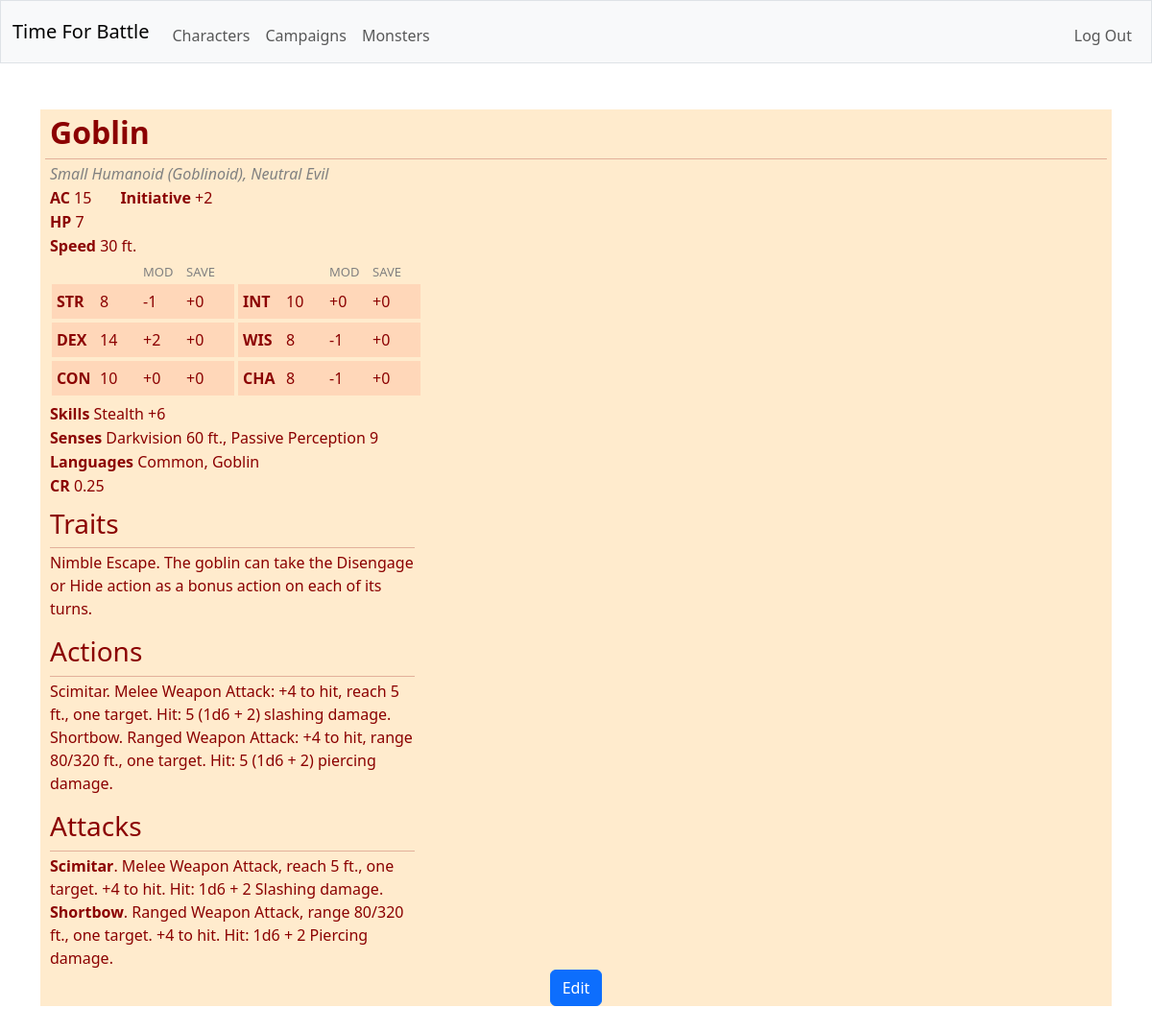
Screenshot of /monster/1 (signed in) with the database file from the repository.
### tables this page shows
CREATE TABLE creatures (id INTEGER PRIMARY KEY NOT NULL, user_id INTEGER NOT NULL, is_player INTEGER NOT NULL, name TEXT NOT NULL, size TEXT NOT NULL, alignment TEXT NOT NULL, armor_class TEXT NOT NULL, max_hitpoints INTEGER NOT NULL, initiative_bonus INTEGER NOT NULL, speed TEXT NOT NULL, strength INTEGER NOT NULL, dexterity INTEGER NOT NULL, constitution INTEGER NOT NULL, intelligence INTEGER NOT NULL, wisdom INTEGER NOT NULL, charisma INTEGER NOT NULL, strength_save_bonus INTEGER NOT NULL, dexterity_save_bonus INTEGER NOT NULL, constitution_save_bonus INTEGER NOT NULL, intelligence_save_bonus INTEGER NOT NULL, wisdom_save_bonus INTEGER NOT NULL, charisma_save_bonus INTEGER NOT NULL, skills TEXT NOT NULL, senses TEXT NOT NULL, languages TEXT NOT NULL, traits TEXT NOT NULL, FOREIGN KEY (user_id) REFERENCES users(id));

CREATE TABLE monsters (creature_id INTEGER NOT NULL, type TEXT NOT NULL, challenge_rating TEXT NOT NULL, vulnerabilities TEXT NOT NULL, resistances TEXT NOT NULL, immunities TEXT NOT NULL, actions TEXT NOT NULL, bonus_actions TEXT NOT NULL, reactions TEXT NOT NULL, legendary_actions TEXT NOT NULL, FOREIGN KEY (creature_id) REFERENCES creatures(id));

CREATE TABLE attacks (id INTEGER PRIMARY KEY NOT NULL, creature_id INTEGER NOT NULL, name TEXT NOT NULL, bonus INTEGER NOT NULL, description TEXT, FOREIGN KEY (creature_id) REFERENCES creatures(id));

CREATE TABLE damages (id INTEGER PRIMARY KEY NOT NULL, count INTEGER NOT NULL, size INTEGER NOT NULL, bonus INTEGER NOT NULL, type TEXT NOT NULL, on_save INTEGER, trigger_id TEXT NOT NULL);

### app.py (the view, shortened to what this page needs)
@app.route("/monster/<creature_id>")
@login_required
def view_monster(creature_id):
    with sqlite3.connect(database) as conn:
        conn.row_factory = sqlite3.Row
        cur = conn.cursor()
        cur.execute(
            "SELECT * FROM creatures LEFT JOIN monsters ON monsters.creature_id = creatures.id WHERE is_player = ? and id = ?",
            (0, creature_id)
        )
        rows = [dict(row) for row in cur.fetchall()]
    if len(rows) != 1:
        return error("not found", 404)
    monster = rows[0]
    with sqlite3.connect(database) as conn:
        conn.row_factory = sqlite3.Row
        cur = conn.cursor()
        cur.execute(
            "SELECT * FROM attacks WHERE creature_id = ?",
            (creature_id,)
        )
        monster["attacks"] = [dict(row) for row in cur.fetchall()]
    for attack in monster["attacks"]:
        with sqlite3.connect(database) as conn:
            conn.row_factory = sqlite3.Row
            cur = conn.cursor()
            cur.execute(
                "SELECT * FROM damages WHERE trigger_id = ?",
                ("a:" + str(attack["id"]),)
            )
            attack["damages"] = [dict(row) for row in cur.fetchall()]
    with sqlite3.connect(database) as conn:
        conn.row_factory = sqlite3.Row
        cur = conn.cursor()
        cur.execute(
            "SELECT * FROM abilities WHERE creature_id = ?",
            (creature_id,)
        )
        monster["abilities"] = [dict(row) for row in cur.fetchall()]
    with sqlite3.connect(database) as conn:
        conn.row_factory = sqlite3.Row
        cur = conn.cursor()
        cur.execute(
            "SELECT * FROM resources WHERE creature_id = ?",
            (creature_id,)
        )
        monster["resources"] = [dict(row) for row in cur.fetchall()]
    return render_template("monster.html", monster=monster, user=session["user_id"])

### templates/monster.html (shortened to what this page needs)
{% extends "layout.html" %}
{% block main %}
    {% include "monster_statblock.html" %}
{% endblock %}

### templates/monster_statblock.html (shortened to what this page needs)
{% block statblock %}
    <div class="statblock_container">
        <div id="monster_name" class="name_span">
            <h2 id="monster_name" class="name_label">{% if monster is defined %}{{ monster.name }}{% endif %}</h2>
        </div>
        <hr style="margin: 3px 5px 3px 5px">
        <div class="statblock">
            <div id="monster_general_info">
                <ul style="max-width: 450px;">
                    <li>
                        <span>
                            <label id="monster_type" class="type_label"><em>{% if monster is defined %}{{ monster.size }} {{ monster.type }}, {{ monster.alignment }}{% endif %}</em></label>
                        </span>
                    </li>
                    <li>
                        <span style="justify-content: left;">
                            <label id="monster_armor_class"><strong>AC </strong>{% if monster is defined %}{{ monster.armor_class }}{% endif %}</label>
                            <label id="monster_initiative_bonus"><strong>Initiative </strong>{% if monster is defined %}{% if monster.initiative_bonus >= 0 %}+{% endif %}{{ monster.initiative_bonus }}{% endif %}</label>
                        </span>
                    </li>
                    <li>
                        <span>
                            <label id="monster_max_hitpoints"><strong>HP </strong>{% if monster is defined %}{{ monster.max_hitpoints }}{% endif %}</label>
                        </span>
                    </li>
                    <li>
                        <span>
                            <label id="monster_speed"><strong>Speed </strong>{% if monster is defined %}{{ monster.speed }}{% endif %}</label>
                        </span>
                    </li>
                </ul>
            </div>
            <div id="monster_attributes">
                <ul style="max-width: 450px;">
                    <li style="min-height: 20px;">
                        <span class="attribute_column_span">
                            <label class="attribute_column_label"></label>
                            <label class="attribute_column_label"></label>
                            <label class="attribute_column_label">MOD</label>
                            <label class="attribute_column_label">SAVE</label>
                        </span>
                        <span class="attribute_column_span">
                            <label class="attribute_column_label"></label>
                            <label class="attribute_column_label"></label>
                            <label class="attribute_column_label">MOD</label>
                            <label class="attribute_column_label">SAVE</label>
                        </span>
                    </li>
                    <li>
                        <span class="attribute_span">
                            <label class="attribute_label"><b>STR</b></label>
                            <label id="monster_strength" class="attribute_label">{% if monster is defined %}{{ monster.strength }}{% endif %}</label>
                            <label id="monster_strength_mod" class="attribute_label">{% if monster is defined %}{% if monster.strength > 9 %}+{% endif %}{{ ((monster.strength | float - 10) / 2) | round(0, 'floor') | int }}{% endif %}</label>
                            <label id="monster_strength_save_bonus" class="attribute_label">{% if monster is defined %}{% if monster.strength_save_bonus >= 0 %}+{% endif %}{{ monster.strength_save_bonus }}{% endif %}</label>
                        </span>
                        <span class="attribute_span">
                            <label class="attribute_label"><b>INT</b></label>
                            <label id="monster_intelligence" class="attribute_label">{% if monster is defined %}{{ monster.intelligence }}{% endif %}</label>
                            <label id="monster_intelligence_mod" class="attribute_label">{% if monster is defined %}{% if monster.intelligence > 9 %}+{% endif %}{{ ((monster.intelligence | float - 10) / 2) | round(0, 'floor') | int }}{% endif %}</label>
                            <label id="monster_intelligence_save_bonus" class="attribute_label">{% if monster is defined %}{% if monster.intelligence_save_bonus >= 0 %}+{% endif %}{{ monster.intelligence_save_bonus }}{% endif %}</label>
                        </span>
                    </li>
                    <li>
                        <span class="attribute_span">
                            <label class="attribute_label"><b>DEX</b></label>
                            <label id="monster_dexterity" class="attribute_label">{% if monster is defined %}{{ monster.dexterity }}{% endif %}</label>
                            <label id="monster_dexterity_mod" class="attribute_label">{% if monster is defined %}{% if monster.dexterity > 9 %}+{% endif %}{{ ((monster.dexterity | float - 10) / 2) | round(0, 'floor') | int }}{% endif %}</label>
                            <label id="monster_dexterity_save_bonus" class="attribute_label">{% if monster is defined %}{% if monster.dexterity_save_bonus >= 0 %}+{% endif %}{{ monster.dexterity_save_bonus }}{% endif %}</label>
                        </span>
                        <span class="attribute_span">
                            <label class="attribute_label"><b>WIS</b></label>
                            <label id="monster_wisdom" class="attribute_label">{% if monster is defined %}{{ monster.wisdom }}{% endif %}</label>
                            <label id="monster_wisdom_mod" class="attribute_label">{% if monster is defined %}{% if monster.wisdom > 9 %}+{% endif %}{{ ((monster.wisdom | float - 10) / 2) | round(0, 'floor') | int }}{% endif %}</label>
                            <label id="monster_wisdom_save_bonus" class="attribute_label">{% if monster is defined %}{% if monster.wisdom_save_bonus >= 0 %}+{% endif %}{{ monster.wisdom_save_bonus }}{% endif %}</label>
                        </span>
                    </li>
                    <li>
                        <span class="attribute_span">
                            <label class="attribute_label"><b>CON</b></label>
                            <label id="monster_constitution" class="attribute_label">{% if monster is defined %}{{ monster.constitution }}{% endif %}</label>
                            <label id="monster_constitution_mod" class="attribute_label">{% if monster is defined %}{% if monster.constitution > 9 %}+{% endif %}{{ ((monster.constitution | float - 10) / 2) | round(0, 'floor') | int }}{% endif %}</label>
                            <label id="monster_constitution_save_bonus" class="attribute_label">{% if monster is defined %}{% if monster.constitution_save_bonus >= 0 %}+{% endif %}{{ monster.constitution_save_bonus }}{% endif %}</label>
                        </span>
                        <span class="attribute_span">
                            <label class="attribute_label"><b>CHA</b></label>
                            <label id="monster_charisma" class="attribute_label">{% if monster is defined %}{{ monster.charisma }}{% endif %}</label>
                            <label id="monster_charisma_mod" class="attribute_label">{% if monster is defined %}{% if monster.charisma > 9 %}+{% endif %}{{ ((monster.charisma | float - 10) / 2) | round(0, 'floor') | int }}{% endif %}</label>
                            <label id="monster_charisma_save_bonus" class="attribute_label">{% if monster is defined %}{% if monster.charisma_save_bonus >= 0 %}+{% endif %}{{ monster.charisma_save_bonus }}{% endif %}</label>
                        </span>
                    </li>
                    <li style="min-height: 5px;">
                    </li>
                    <li id="monster_skills" {% if monster is defined and monster.skills == "" %}hidden{% endif %}>
                        <span>
                            <label><strong>Skills </strong>{% if monster is defined %}{{ monster.skills }}{% endif %}</label>
                        </span>
                    </li>
                </ul>
            </div>
            <div id="monster_specific_info">
                <ul style="max-width: 450px; padding: 0px 10px 10px 10px;">
                    <li id="monster_senses" {% if monster is defined and monster.senses == "" %}hidden{% endif %}>
                        <span>
                            <label><strong>Senses </strong>{% if monster is defined %}{{ monster.senses }}{% endif %}</label>
                        </span>
                    </li>
                    <li id="monster_languages" {% if monster is defined and monster.languages == "" %}hidden{% endif %}>
                        <span>
                            <label><strong>Languages </strong>{% if monster is defined %}{{ monster.languages }}{% endif %}</label>
                        </span>
                    </li>
                    <li id="monster_challenge_rating" {% if monster is defined and monster.challenge_rating == "" %}hidden{% endif %}>
                        <span>
                            <label><strong>CR </strong>{% if monster is defined %}{{ monster.challenge_rating }}{% endif %}</label>
                        </span>
                    </li>
                </ul>
            </div>
            <div id="monster_details">
                <div id="monster_traits" {% if monster is defined and monster.traits == "" %}hidden{% endif %}>
                    <ul style="max-width: 450px;">
                        <h3>Traits</h3>
                        <hr>
                        <p style="white-space: pre-line;">{% if monster is defined %}{{ monster.traits }}{% endif %}</p>
                    </ul>
                </div>
                <div id="monster_actions" {% if monster is defined and monster.actions == "" %}hidden{% endif %}>
                    <ul style="max-width: 450px;">
                        <h3>Actions</h3>
                        <hr>
                        <p style="white-space: pre-line;">{% if monster is defined %}{{ monster.actions }}{% endif %}</p>
                    </ul>
                </div>
            </div>
            <div id="monster_action_list">
                <div id="monster_attacks" {% if monster is defined and monster.attacks|length == 0 %}hidden{% endif %}>
                    <ul style="max-width: 450px;">
                        <h3>Attacks</h3>
                        <hr>
                        {% if monster is defined %}
                            {% for attack in monster.attacks %}
                                <label><strong>{{ attack.name }}</strong>. {{ attack.description}} {% if attack.bonus > 0 %}+{% endif %}{{ attack.bonus }} to hit.{% if attack.damages|length > 0 %} Hit: {% for damage in attack.damages %}{% if loop.index0 != 0 %}, plus {% endif %}{{ damage.count }}d{{ damage.size }} {% if damage.bonus != 0 %}{% if damage.bonus >= 0 %}+{% endif %} {{ damage.bonus }}{% endif %} {{ damage.type }} damage{% endfor %}.{% endif %}</label>
                            {% endfor %}
                        {% endif %}
                    </ul>
                </div>
            </div>
        </div>
        {% if monster is defined and monster.user_id == user%}
            <span>
                <form action="/monster/{{ monster.creature_id }}/edit" method="get">
                    <button class="btn btn-primary" type="submit">Edit</button>
                </form>
            </span>
        {% endif %}
    </div>
{% endblock %}

### rows the page displays
creatures: name "Goblin", size "Small", alignment "Neutral Evil", armor_class "15", initiative_bonus "2", max_hitpoints "7", speed "30 ft.", strength "8", strength "-1", strength_save_bonus "0", intelligence "10", intelligence "0", intelligence_save_bonus "0", dexterity "14", dexterity "2", dexterity_save_bonus "0", wisdom "8", wisdom "-1", wisdom_save_bonus "0", constitution "10", constitution "0", constitution_save_bonus "0", charisma "8", charisma "-1", charisma_save_bonus "0", skills "Stealth +6", senses "Darkvision 60 ft., Passive Perception 9", languages "Common, Goblin", traits "Nimble Escape. The goblin can take the Disengage or Hide action as a bonus action on each of its turns."
monsters: type "Humanoid (Goblinoid)", challenge_rating "0.25", actions "Scimitar. Melee Weapon Attack: +4 to hit, reach 5 ft., one target. Hit: 5 (1d6 + 2) slashing damage. Shortbow. Ranged Weapon Attack: +4 to hit, range 80/320 ft., one target. Hit: 5 (1d6 + 2) piercing damage."
attacks: name "Scimitar", description "Melee Weapon Attack, reach 5 ft., one target.", bonus "4"
damages: count "1", size "6", bonus "2", type "Slashing"
attacks: name "Shortbow", description "Ranged Weapon Attack, range 80/320 ft., one target.", bonus "4"
damages: count "1", size "6", bonus "2", type "Piercing"
